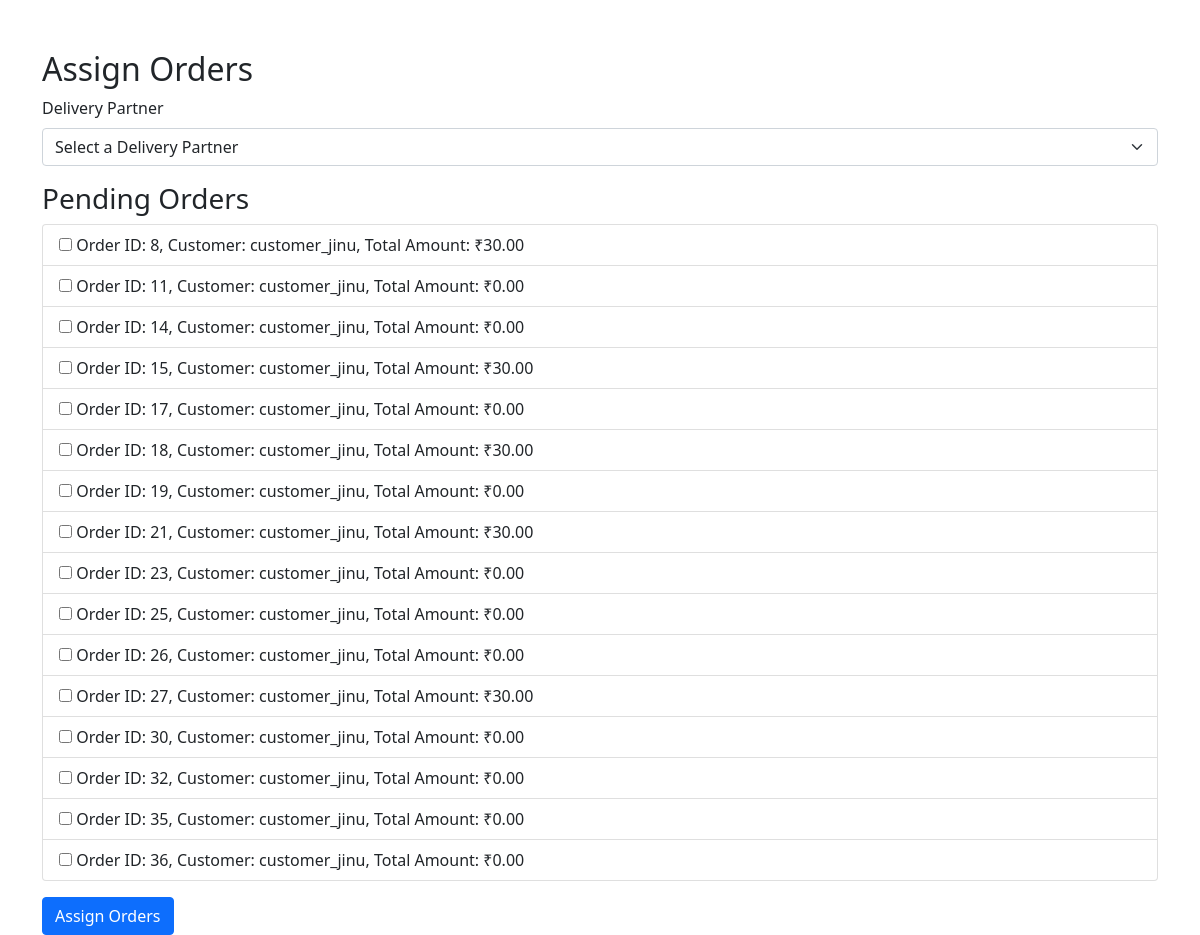
/assign_orders/ (signed in), run on the app's committed database.
### veg/models.py (models this page shows, shortened)
class Order(models.Model):
    STATUS_CHOICES = [
        ('Pending', 'Pending'),
        ('Delivered', 'Delivered'),
    ]
    user = models.ForeignKey(User, on_delete=models.CASCADE)
    delivery_partner = models.ForeignKey('DeliveryPartner', on_delete=models.SET_NULL, null=True, blank=True)  # Add this line
    order_date = models.DateTimeField(auto_now_add=True)
    total_amount = models.DecimalField(max_digits=10, decimal_places=2)
    status = models.CharField(max_length=20, choices=STATUS_CHOICES, default='Pending')

### veg/views.py (the view, shortened to what this page needs)
# urls.py: path('assign_orders/', views.assign_orders, name='assign_orders'),
@login_required
def assign_orders(request):
    pending_orders = Order.objects.filter(status='Pending', delivery_partner__isnull=True)
    delivery_partners = DeliveryPartner.objects.all()
    return render(request, 'assign_orders.html', {
        'pending_orders': pending_orders,
        'delivery_partners': delivery_partners,
    })

### templates/assign_orders.html (shortened to what this page needs)
<!DOCTYPE html>
<html lang="en">
<head>
    <link href="https://cdn.jsdelivr.net/npm/bootstrap@5.1.3/dist/css/bootstrap.min.css" rel="stylesheet">
</head>
<body>
    <div class="container">
        <h2>Assign Orders</h2>
        <form method="POST">
            <div class="mb-3">
                <label for="delivery_partner" class="form-label">Delivery Partner</label>
                <select id="delivery_partner" name="delivery_partner" class="form-select" required>
                    <option value="">Select a Delivery Partner</option>
                </select>
            </div>
            <h3>Pending Orders</h3>
            <ul class="list-group">
                {% for order in pending_orders %}
                <li class="list-group-item">
                    <input type="checkbox" name="order_ids" value="{{ order.id }}">
                    Order ID: {{ order.id }}, Customer: {{ order.user.username }}, Total Amount: &#8377;{{ order.total_amount }}
                </li>
                {% endfor %}
            </ul>
            <button type="submit" class="btn btn-primary mt-3">Assign Orders</button>
        </form>
    </div>
</body>
</html>

### templates/assign_orders.html (style rules this page uses)
.container { margin-top: 50px; }

### data on the page
Order: id "8", user.username "customer_jinu", total_amount "30.00"
Order: id "11", user.username "customer_jinu", total_amount "0.00"
Order: id "14", user.username "customer_jinu", total_amount "0.00"
Order: id "15", user.username "customer_jinu", total_amount "30.00"
Order: id "17", user.username "customer_jinu", total_amount "0.00"
Order: id "18", user.username "customer_jinu", total_amount "30.00"
Order: id "19", user.username "customer_jinu", total_amount "0.00"
Order: id "21", user.username "customer_jinu", total_amount "30.00"
Order: id "23", user.username "customer_jinu", total_amount "0.00"
Order: id "25", user.username "customer_jinu", total_amount "0.00"
Order: id "26", user.username "customer_jinu", total_amount "0.00"
Order: id "27", user.username "customer_jinu", total_amount "30.00"
Order: id "30", user.username "customer_jinu", total_amount "0.00"
Order: id "32", user.username "customer_jinu", total_amount "0.00"
Order: id "35", user.username "customer_jinu", total_amount "0.00"
Order: id "36", user.username "customer_jinu", total_amount "0.00"
